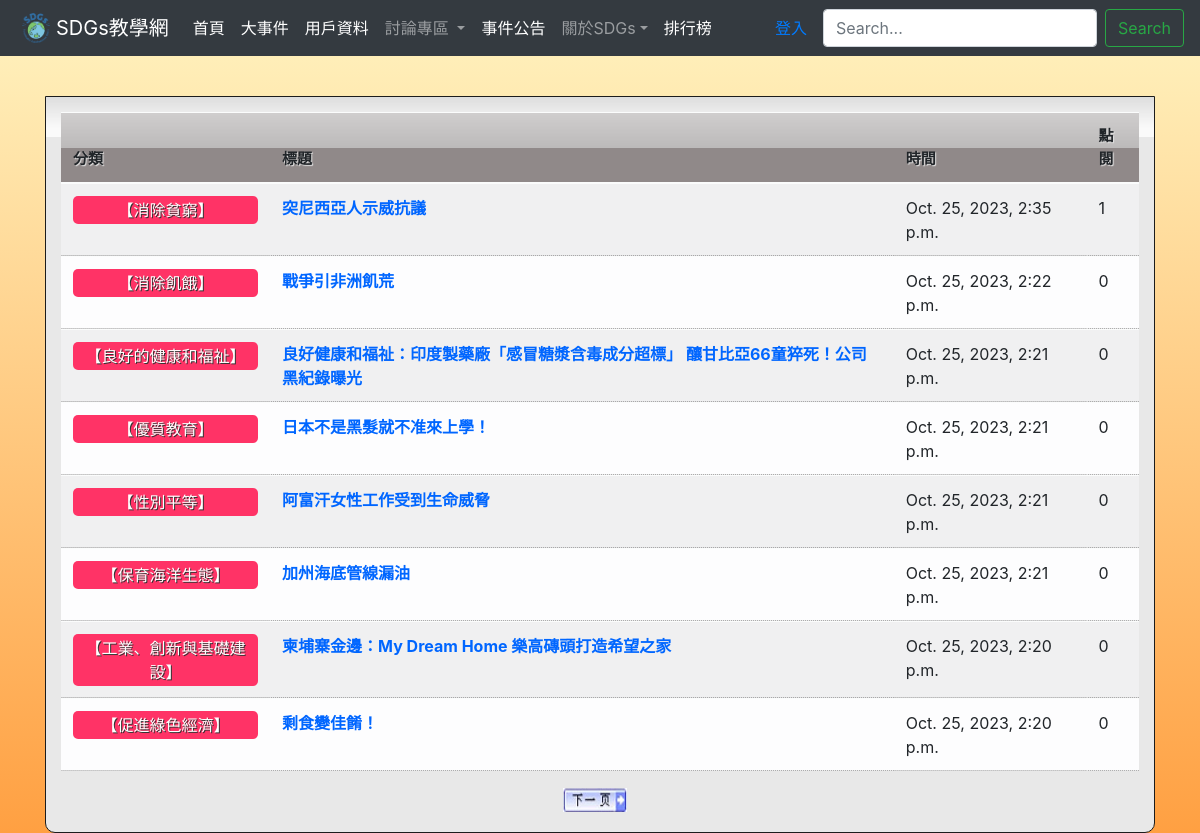
The page /newsindex/ on the database its author committed.
### newsadm/models.py (models this page shows, shortened)
class NewsUnit(models.Model):
    catego = models.CharField(max_length=10, null=False)
    nickname = models.CharField(max_length=20, null=False)
    title = models.CharField(max_length=50, null=False)
    message = models.TextField(null=False)
    pubtime = models.DateTimeField(auto_now=True)
    enabled = models.BooleanField(default=False)
    press = models.IntegerField(default=0)

### newsadm/views.py (the view)
# urls.py: path('', accounts.index),
def index(request, pageindex=None):  #首頁
	global page1
	pagesize = 8
	newsall = models.NewsUnit.objects.all().order_by('-id')
	datasize = len(newsall)
	totpage = math.ceil(datasize / pagesize)
	if pageindex==None:
		page1 = 1
		newsunits = models.NewsUnit.objects.filter(enabled=True).order_by('-id')[:pagesize]
	elif pageindex=='1':
		start = (page1-2)*pagesize
		if start >= 0:
			newsunits = models.NewsUnit.objects.filter(enabled=True).order_by('-id')[start:(start+pagesize)]
			page1 -= 1
	elif pageindex=='2':
		start = page1*pagesize
		if start < datasize:
			newsunits = models.NewsUnit.objects.filter(enabled=True).order_by('-id')[start:(start+pagesize)]
			page1 += 1
	elif pageindex=='3':
		start = (page1-1)*pagesize
		newsunits = models.NewsUnit.objects.filter(enabled=True).order_by('-id')[start:(start+pagesize)]
	currentpage = page1
	return render(request, "newsadm/index.html", locals())

### templates/newsadm/index.html (shortened to what this page needs)
{% extends "base.html" %}
{% load static %}
{% block content %}
<br>
<br>
<br>
<br>
	<div class="contentbox">
		<table class="table table-light table-striped">
		<tr>
		<thead class="table-success">
		  <th align="left">分類</th>
		  <th align="left">標題</th>
		  <th align="left">時間</th>
		  <th align="left">點閱</th>
		 </thead>
		</tr>
		{% for unit in newsunits %}
			<tr class="alt">
			<td><div class="typeblock">【{{ unit.catego }}】</div></td>
			<td><a href="/newsdetail/{{unit.id}}/">{{ unit.title }}</a></td>
			<td>{{ unit.pubtime }}</td>
			<td>{{ unit.press }}</td>
			</tr>
		{% empty %}
			<div class="status warning">
				<p><img src="{% static 'images/icon_warning.png' %}" alt="Warning" /><span>注意</span> 目前新聞資料庫中沒有任何資料！</p>
			</div>
		{% endfor %}
		</table>
		<div class="topfunction">
		{% if currentpage < totpage %}
			<a href="/newsindex/2/" title="下一頁">
			<img src="{% static 'images/nextpage.png' %}" alt="下一頁" width="64" height="24" /></a>
		{% endif %}
		</div>
	</div>
{% endblock %}

### static/css/style.css (style rules this page uses)
html, body { height: 100%; }
body { height: 100%; font-family: Arial, Helvetica, sans-serif; font-size: 13px; margin: 0; padding: 0; background:#bdb2b2 }
img { border: none; }
table { border-collapse: collapse; }
th,td { padding: 8px; }
tr.alt td { background : url(images/dot.gif) repeat-x bottom; }
th { background: #908989 url(images/bg_th.png) repeat-x top; text-shadow: 1px 1px 1px #e3e3e3; font-size: 15px; }
table tr td a { text-decoration: none; font-weight: bold; color: #06F; }
.topfunction { height: 30px; margin-top: 12px; margin-right: auto; margin-left: auto; text-align: center; }
.topfunction img { margin-right: 10px; }
.contentbox { overflow: auto; border: 1px solid #1c1c1c; padding: 15px; background: #e8e8e8 url(images/bg_fade_med.png) repeat-x top; border-bottom-left-radius: 10px; border-bottom-right-radius: 10px; -moz-border-radius-bottomright: 10px; -moz-border-radius-bottomleft: 10px; }
.typeblock { color: #FFF; background-color: #F36; padding: 2px 5px; text-align: center; text-shadow: 1px 1px #333; border-radius: 5px; }

### templates/base.html (style rules this page uses)
body, html { height: 100%; margin: 0; padding: 0; }
body { background: linear-gradient(to bottom, #FFF4C1, #FFA042); background-attachment: fixed; }

### rows shown on the page
NewsUnit: catego "消除貧窮", title "突尼西亞人示威抗議", pubtime "Oct. 25, 2023, 2:35 p.m.", press "1"
NewsUnit: catego "消除飢餓", title "戰爭引非洲飢荒", pubtime "Oct. 25, 2023, 2:22 p.m.", press "0"
NewsUnit: catego "良好的健康和福祉", title "良好健康和福祉：印度製藥廠「感冒糖漿含毒成分超標」 釀甘比亞66童猝死！公司黑紀錄曝光", pubtime "Oct. 25, 2023, 2:21 p.m.", press "0"
NewsUnit: catego "優質教育", title "日本不是黑髮就不准來上學！", pubtime "Oct. 25, 2023, 2:21 p.m.", press "0"
NewsUnit: catego "性別平等", title "阿富汗女性工作受到生命威脅", pubtime "Oct. 25, 2023, 2:21 p.m.", press "0"
NewsUnit: catego "保育海洋生態", title "加州海底管線漏油", pubtime "Oct. 25, 2023, 2:21 p.m.", press "0"
NewsUnit: catego "工業、創新與基礎建設", title "柬埔寨金邊：My Dream Home 樂高磚頭打造希望之家", pubtime "Oct. 25, 2023, 2:20 p.m.", press "0"
NewsUnit: catego "促進綠色經濟", title "剩食變佳餚！", pubtime "Oct. 25, 2023, 2:20 p.m.", press "0"
